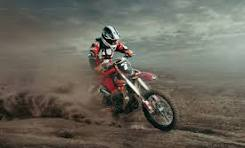
%> input picture image4.jpg, 245 x 148 px
$ octave pr8.m   (GNU Octave 9; MATLAB toolbox functions it lacks are replaced by stand-ins)
%> lines starting %> are read from the running program, lines starting %| are printed output that depends on the picture; in (x1, y1, x2, y2) boxes, pixels count from 0 and x2, y2 are one past the last pixel; in counts of white or black regions, pixels touching at a corner belong together; the program's own positions count from 1
 i=imread('image4.jpg');
%> i is the input picture: size 148x245x3 uint8; mean R, G, B 105.4, 101.8, 91.4
imshow(i),title('Original image');
i=rgb2gray(i);
%> i: size 148x245 uint8
figure,imshow(i),title('Gray image');

g=edge(i,'sobel');
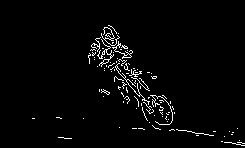
%> g: size 148x245 logical; 2.7% white in thin lines or dots, all inside (x1, y1, x2, y2) = (32, 25, 245, 146)
figure,imshow(g);
title('Sobel edge detector');

se90 = strel('line', 3, 90);
se0 = strel('line', 3, 0);
d=imdilate(i,[se90 se0]);
figure,imshow(d);
title('Dilated image');
BWdfill = imfill(d, 'holes');
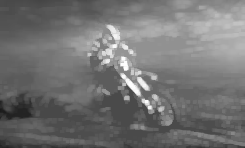
%> BWdfill: size 148x245 uint8; min 26, max 254, mean 114.5
figure, imshow(BWdfill);
title('binary image with filled holes');
BWnobord = imclearborder(BWdfill, 4);
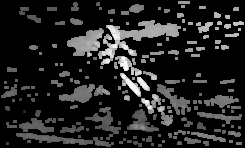
%> BWnobord: size 148x245 uint8; min 0, max 254, mean 34.2
figure, imshow(BWnobord), title('cleared border image');
seD = strel('diamond',1);
BWfinal = imerode(BWnobord,seD);
BWfinal = imerode(BWfinal,seD);
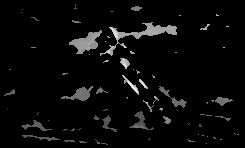
%> BWfinal: size 148x245 uint8; min 0, max 249, mean 9.1
figure, imshow(BWfinal), title('Extraction of Erosion');
noise_g=imnoise(i,'Salt& Pepper');
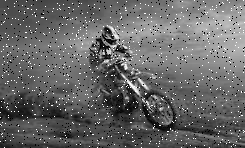
%> noise_g: size 148x245 uint8; min 0, max 255, mean 102.9
disk=strel('disk',2);
no_salt=imopen(noise_g,disk);
no_pepper=imclose(noise_g,disk);
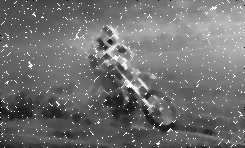
%> no_pepper: size 148x245 uint8; min 0, max 255, mean 111.8
no_saltandpepper=imclose(no_salt,disk);
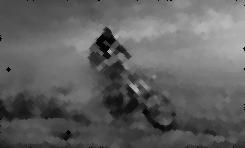
%> no_saltandpepper: size 148x245 uint8; min 0, max 182, mean 96
subplot(2,2,1);
imshow(noise_g),title('Salt and Pepper noise');
subplot(2,2,2);
imshow(no_salt),title('Remove salt noise');
subplot(2,2,3);
imshow(no_pepper),title('Remove Pepper noise');
subplot(2,2,4);
imshow(no_saltandpepper),title('Remove Salt and Pepper noise');

$ run again, with image1.jpg copied over image4.jpg
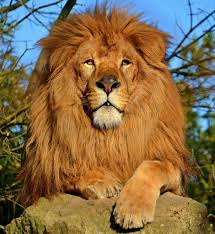
%> input picture image1.jpg, 215 x 234 px
%> i is the input picture: size 234x215x3 uint8; mean R, G, B 134.1, 108.3, 72.5
%> i: size 234x215 uint8
%> `g=edge(i,'sobel');`:
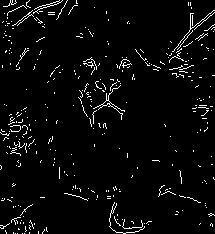
%> g: size 234x215 logical; 3.8% white in thin lines or dots
%> `no_saltandpepper=imclose(no_salt,disk);`:
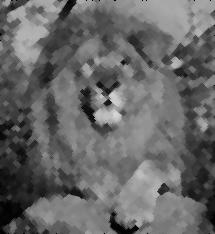
%> no_saltandpepper: size 234x215 uint8; min 0, max 212, mean 102.9

$ run again, with image3.jpg copied over image4.jpg
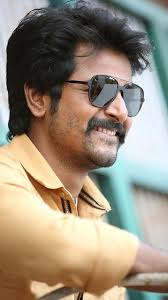
%> input picture image3.jpg, 168 x 300 px
%> i is the input picture: size 300x168x3 uint8; mean R, G, B 153.1, 140.9, 123.8
%> i: size 300x168 uint8
%> g: size 300x168 logical; 3.1% white in thin lines or dots
%> `no_saltandpepper=imclose(no_salt,disk);`:
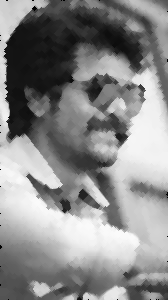
%> no_saltandpepper: size 300x168 uint8; min 0, max 250, mean 138
